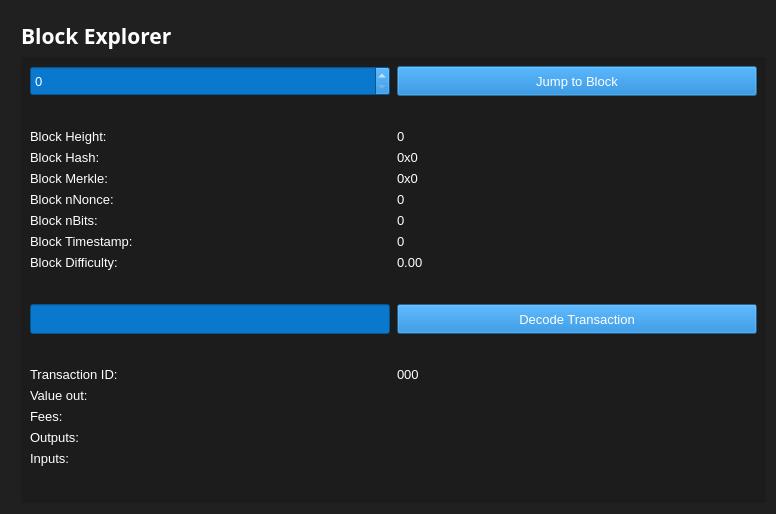
<?xml version="1.0" encoding="UTF-8"?>
<ui version="4.0">
 <class>BlockBrowser</class>
 <widget class="QDialog" name="BlockBrowser">
  <property name="windowModality">
   <enum>Qt::NonModal</enum>
  </property>
  <property name="enabled">
   <bool>true</bool>
  </property>
  <property name="geometry">
   <rect>
    <x>0</x>
    <y>0</y>
    <width>776</width>
    <height>514</height>
   </rect>
  </property>
  <property name="sizePolicy">
   <sizepolicy hsizetype="Expanding" vsizetype="Expanding">
    <horstretch>0</horstretch>
    <verstretch>0</verstretch>
   </sizepolicy>
  </property>
  <property name="minimumSize">
   <size>
    <width>0</width>
    <height>0</height>
   </size>
  </property>
  <property name="acceptDrops">
   <bool>false</bool>
  </property>
  <property name="windowTitle">
   <string>Form</string>
  </property>
  <property name="styleSheet">
   <string notr="true">color: rgb(255, 255, 255);
background-color: rgb(32, 32, 32);</string>
  </property>
  <layout class="QGridLayout">
   <property name="sizeConstraint">
    <enum>QLayout::SetMaximumSize</enum>
   </property>
   <property name="leftMargin">
    <number>21</number>
   </property>
   <property name="topMargin">
    <number>21</number>
   </property>
   <property name="rightMargin">
    <number>10</number>
   </property>
   <item row="1" column="0">
    <widget class="QWidget" name="widget" native="true">
     <property name="sizePolicy">
      <sizepolicy hsizetype="Expanding" vsizetype="Expanding">
       <horstretch>0</horstretch>
       <verstretch>0</verstretch>
      </sizepolicy>
     </property>
     <property name="styleSheet">
      <string notr="true">background: transparent;
background-color: rgb(20, 20, 20, 0.35);
</string>
     </property>
     <layout class="QGridLayout" name="gridLayout01">
      <item row="1" column="0">
       <layout class="QGridLayout" name="gridLayout_3" rowstretch="0,0,0,0,0,0,0,0,0,0,0,0,0,0,0,0,0,0,0,0" columnstretch="0,0">
        <property name="sizeConstraint">
         <enum>QLayout::SetDefaultConstraint</enum>
        </property>
        <property name="horizontalSpacing">
         <number>7</number>
        </property>
        <item row="8" column="0">
         <widget class="QLabel" name="timeLabel">
          <property name="font">
           <font>
            <pointsize>10</pointsize>
           </font>
          </property>
          <property name="styleSheet">
           <string notr="true">background: transparent;
background-color: transparent;</string>
          </property>
          <property name="text">
           <string>Block Timestamp:</string>
          </property>
         </widget>
        </item>
        <item row="18" column="0">
         <widget class="QLabel" name="inputLabel">
          <property name="font">
           <font>
            <pointsize>10</pointsize>
           </font>
          </property>
          <property name="styleSheet">
           <string notr="true">background: transparent;
background-color: transparent;</string>
          </property>
          <property name="text">
           <string>Inputs:</string>
          </property>
          <property name="alignment">
           <set>Qt::AlignLeading|Qt::AlignLeft|Qt::AlignTop</set>
          </property>
         </widget>
        </item>
        <item row="15" column="0">
         <widget class="QLabel" name="valueLabel">
          <property name="font">
           <font>
            <pointsize>10</pointsize>
           </font>
          </property>
          <property name="styleSheet">
           <string notr="true">background: transparent;
background-color: transparent;</string>
          </property>
          <property name="text">
           <string>Value out:</string>
          </property>
         </widget>
        </item>
        <item row="3" column="0">
         <widget class="QLabel" name="heightLabel_2">
          <property name="font">
           <font>
            <pointsize>10</pointsize>
           </font>
          </property>
          <property name="styleSheet">
           <string notr="true">background: transparent;
background-color: transparent;</string>
          </property>
          <property name="text">
           <string>Block Height:</string>
          </property>
         </widget>
        </item>
        <item row="19" column="0">
         <spacer name="verticalSpacer">
          <property name="orientation">
           <enum>Qt::Vertical</enum>
          </property>
          <property name="sizeHint" stdset="0">
           <size>
            <width>20</width>
            <height>40</height>
           </size>
          </property>
         </spacer>
        </item>
        <item row="7" column="1">
         <widget class="QLabel" name="bitsBox">
          <property name="font">
           <font>
            <pointsize>10</pointsize>
           </font>
          </property>
          <property name="styleSheet">
           <string notr="true">background: transparent;
background-color: transparent;</string>
          </property>
          <property name="text">
           <string>0</string>
          </property>
          <property name="textInteractionFlags">
           <set>Qt::LinksAccessibleByMouse|Qt::TextSelectableByMouse</set>
          </property>
         </widget>
        </item>
        <item row="1" column="0">
         <widget class="QSpinBox" name="heightBox">
          <property name="sizePolicy">
           <sizepolicy hsizetype="Preferred" vsizetype="Fixed">
            <horstretch>0</horstretch>
            <verstretch>0</verstretch>
           </sizepolicy>
          </property>
          <property name="minimumSize">
           <size>
            <width>0</width>
            <height>30</height>
           </size>
          </property>
          <property name="font">
           <font>
            <pointsize>10</pointsize>
           </font>
          </property>
          <property name="styleSheet">
           <string notr="true">background-color: rgb(10, 120, 205);</string>
          </property>
          <property name="maximum">
           <number>99999999</number>
          </property>
         </widget>
        </item>
        <item row="3" column="1">
         <widget class="QLabel" name="heightLabel">
          <property name="font">
           <font>
            <pointsize>10</pointsize>
           </font>
          </property>
          <property name="styleSheet">
           <string notr="true">background: transparent;
background-color: transparent;</string>
          </property>
          <property name="text">
           <string>0</string>
          </property>
          <property name="textInteractionFlags">
           <set>Qt::LinksAccessibleByMouse|Qt::TextSelectableByMouse</set>
          </property>
         </widget>
        </item>
        <item row="9" column="0">
         <widget class="QLabel" name="hardLabel">
          <property name="font">
           <font>
            <pointsize>10</pointsize>
           </font>
          </property>
          <property name="styleSheet">
           <string notr="true">background: transparent;
background-color: transparent;</string>
          </property>
          <property name="text">
           <string>Block Difficulty:</string>
          </property>
         </widget>
        </item>
        <item row="9" column="1">
         <widget class="QLabel" name="hardBox">
          <property name="font">
           <font>
            <pointsize>10</pointsize>
           </font>
          </property>
          <property name="styleSheet">
           <string notr="true">background: transparent;
background-color: transparent;</string>
          </property>
          <property name="text">
           <string>0.00</string>
          </property>
          <property name="textInteractionFlags">
           <set>Qt::LinksAccessibleByMouse|Qt::TextSelectableByMouse</set>
          </property>
         </widget>
        </item>
        <item row="14" column="0">
         <widget class="QLabel" name="txLabel">
          <property name="font">
           <font>
            <pointsize>10</pointsize>
           </font>
          </property>
          <property name="styleSheet">
           <string notr="true">background: transparent;
background-color: transparent;</string>
          </property>
          <property name="text">
           <string>Transaction ID:</string>
          </property>
         </widget>
        </item>
        <item row="6" column="1">
         <widget class="QLabel" name="nonceBox">
          <property name="font">
           <font>
            <pointsize>10</pointsize>
           </font>
          </property>
          <property name="styleSheet">
           <string notr="true">background: transparent;
background-color: transparent;</string>
          </property>
          <property name="text">
           <string>0</string>
          </property>
          <property name="textInteractionFlags">
           <set>Qt::LinksAccessibleByMouse|Qt::TextSelectableByMouse</set>
          </property>
         </widget>
        </item>
        <item row="17" column="1">
         <widget class="QLabel" name="outputBox">
          <property name="font">
           <font>
            <pointsize>10</pointsize>
           </font>
          </property>
          <property name="styleSheet">
           <string notr="true">background: transparent;
background-color: transparent;</string>
          </property>
          <property name="text">
           <string/>
          </property>
          <property name="alignment">
           <set>Qt::AlignLeading|Qt::AlignLeft|Qt::AlignTop</set>
          </property>
          <property name="textInteractionFlags">
           <set>Qt::LinksAccessibleByMouse|Qt::TextSelectableByMouse</set>
          </property>
         </widget>
        </item>
        <item row="4" column="1">
         <widget class="QLabel" name="hashBox">
          <property name="enabled">
           <bool>true</bool>
          </property>
          <property name="sizePolicy">
           <sizepolicy hsizetype="Preferred" vsizetype="Preferred">
            <horstretch>0</horstretch>
            <verstretch>0</verstretch>
           </sizepolicy>
          </property>
          <property name="minimumSize">
           <size>
            <width>0</width>
            <height>0</height>
           </size>
          </property>
          <property name="font">
           <font>
            <pointsize>10</pointsize>
           </font>
          </property>
          <property name="styleSheet">
           <string notr="true">background: transparent;
background-color: transparent;</string>
          </property>
          <property name="text">
           <string>0x0</string>
          </property>
          <property name="textInteractionFlags">
           <set>Qt::LinksAccessibleByMouse|Qt::TextSelectableByMouse</set>
          </property>
         </widget>
        </item>
        <item row="7" column="0">
         <widget class="QLabel" name="bitsLabel">
          <property name="font">
           <font>
            <pointsize>10</pointsize>
           </font>
          </property>
          <property name="styleSheet">
           <string notr="true">background: transparent;
background-color: transparent;</string>
          </property>
          <property name="text">
           <string>Block nBits:</string>
          </property>
         </widget>
        </item>
        <item row="5" column="0">
         <widget class="QLabel" name="merkleLabel">
          <property name="font">
           <font>
            <pointsize>10</pointsize>
           </font>
          </property>
          <property name="styleSheet">
           <string notr="true">background: transparent;
background-color: transparent;</string>
          </property>
          <property name="text">
           <string>Block Merkle:</string>
          </property>
         </widget>
        </item>
        <item row="5" column="1">
         <widget class="QLabel" name="merkleBox">
          <property name="minimumSize">
           <size>
            <width>187</width>
            <height>0</height>
           </size>
          </property>
          <property name="font">
           <font>
            <pointsize>10</pointsize>
           </font>
          </property>
          <property name="styleSheet">
           <string notr="true">background: transparent;
background-color: transparent;</string>
          </property>
          <property name="text">
           <string>0x0</string>
          </property>
          <property name="textInteractionFlags">
           <set>Qt::LinksAccessibleByMouse|Qt::TextSelectableByMouse</set>
          </property>
         </widget>
        </item>
        <item row="18" column="1">
         <widget class="QLabel" name="inputBox">
          <property name="font">
           <font>
            <pointsize>10</pointsize>
           </font>
          </property>
          <property name="styleSheet">
           <string notr="true">background: transparent;
background-color: transparent;</string>
          </property>
          <property name="text">
           <string/>
          </property>
          <property name="alignment">
           <set>Qt::AlignLeading|Qt::AlignLeft|Qt::AlignTop</set>
          </property>
          <property name="textInteractionFlags">
           <set>Qt::LinksAccessibleByMouse|Qt::TextSelectableByMouse</set>
          </property>
         </widget>
        </item>
        <item row="16" column="1">
         <widget class="QLabel" name="feesBox">
          <property name="font">
           <font>
            <pointsize>10</pointsize>
           </font>
          </property>
          <property name="styleSheet">
           <string notr="true">background: transparent;
background-color: transparent;</string>
          </property>
          <property name="text">
           <string/>
          </property>
          <property name="textInteractionFlags">
           <set>Qt::LinksAccessibleByMouse|Qt::TextSelectableByMouse</set>
          </property>
         </widget>
        </item>
        <item row="6" column="0">
         <widget class="QLabel" name="nonceLabel">
          <property name="font">
           <font>
            <pointsize>10</pointsize>
           </font>
          </property>
          <property name="styleSheet">
           <string notr="true">background: transparent;
background-color: transparent;</string>
          </property>
          <property name="text">
           <string>Block nNonce:</string>
          </property>
         </widget>
        </item>
        <item row="12" column="0">
         <widget class="QLineEdit" name="txBox">
          <property name="sizePolicy">
           <sizepolicy hsizetype="Preferred" vsizetype="Fixed">
            <horstretch>0</horstretch>
            <verstretch>0</verstretch>
           </sizepolicy>
          </property>
          <property name="minimumSize">
           <size>
            <width>0</width>
            <height>30</height>
           </size>
          </property>
          <property name="font">
           <font>
            <pointsize>10</pointsize>
           </font>
          </property>
          <property name="styleSheet">
           <string notr="true">background-color: rgb(10, 120, 205);</string>
          </property>
          <property name="inputMask">
           <string comment="Transaction id" extracomment="Transaction id"/>
          </property>
          <property name="placeholderText">
           <string comment="Transaction ID" extracomment="Transaction ID"/>
          </property>
         </widget>
        </item>
        <item row="11" column="0">
         <spacer name="verticalSpacer_2">
          <property name="orientation">
           <enum>Qt::Vertical</enum>
          </property>
          <property name="sizeHint" stdset="0">
           <size>
            <width>20</width>
            <height>40</height>
           </size>
          </property>
         </spacer>
        </item>
        <item row="4" column="0">
         <widget class="QLabel" name="hashLabel">
          <property name="font">
           <font>
            <pointsize>10</pointsize>
           </font>
          </property>
          <property name="styleSheet">
           <string notr="true">background: transparent;
background-color: transparent;</string>
          </property>
          <property name="text">
           <string>Block Hash:</string>
          </property>
         </widget>
        </item>
        <item row="15" column="1">
         <widget class="QLabel" name="valueBox">
          <property name="font">
           <font>
            <pointsize>10</pointsize>
           </font>
          </property>
          <property name="styleSheet">
           <string notr="true">background: transparent;
background-color: transparent;</string>
          </property>
          <property name="text">
           <string/>
          </property>
          <property name="textInteractionFlags">
           <set>Qt::LinksAccessibleByMouse|Qt::TextSelectableByMouse</set>
          </property>
         </widget>
        </item>
        <item row="14" column="1">
         <widget class="QLabel" name="txID">
          <property name="font">
           <font>
            <pointsize>10</pointsize>
           </font>
          </property>
          <property name="styleSheet">
           <string notr="true">background: transparent;
background-color: transparent;</string>
          </property>
          <property name="text">
           <string>000</string>
          </property>
          <property name="textInteractionFlags">
           <set>Qt::LinksAccessibleByMouse|Qt::TextSelectableByMouse</set>
          </property>
         </widget>
        </item>
        <item row="16" column="0">
         <widget class="QLabel" name="feesLabel">
          <property name="font">
           <font>
            <pointsize>10</pointsize>
           </font>
          </property>
          <property name="styleSheet">
           <string notr="true">background: transparent;
background-color: transparent;</string>
          </property>
          <property name="text">
           <string>Fees:</string>
          </property>
         </widget>
        </item>
        <item row="1" column="1">
         <widget class="QPushButton" name="blockButton">
          <property name="minimumSize">
           <size>
            <width>0</width>
            <height>30</height>
           </size>
          </property>
          <property name="font">
           <font>
            <pointsize>10</pointsize>
           </font>
          </property>
          <property name="styleSheet">
           <string notr="true">background-color: rgb(10, 120, 205, 0.4);</string>
          </property>
          <property name="text">
           <string>Jump to Block</string>
          </property>
         </widget>
        </item>
        <item row="17" column="0">
         <widget class="QLabel" name="outputLabel">
          <property name="font">
           <font>
            <pointsize>10</pointsize>
           </font>
          </property>
          <property name="styleSheet">
           <string notr="true">background: transparent;
background-color: transparent;</string>
          </property>
          <property name="text">
           <string>Outputs:</string>
          </property>
          <property name="alignment">
           <set>Qt::AlignLeading|Qt::AlignLeft|Qt::AlignTop</set>
          </property>
         </widget>
        </item>
        <item row="8" column="1">
         <widget class="QLabel" name="timeBox">
          <property name="font">
           <font>
            <pointsize>10</pointsize>
           </font>
          </property>
          <property name="styleSheet">
           <string notr="true">background: transparent;
background-color: transparent;</string>
          </property>
          <property name="text">
           <string>0</string>
          </property>
          <property name="textInteractionFlags">
           <set>Qt::LinksAccessibleByMouse|Qt::TextSelectableByMouse</set>
          </property>
         </widget>
        </item>
        <item row="12" column="1">
         <widget class="QPushButton" name="txButton">
          <property name="minimumSize">
           <size>
            <width>0</width>
            <height>30</height>
           </size>
          </property>
          <property name="font">
           <font>
            <pointsize>10</pointsize>
           </font>
          </property>
          <property name="styleSheet">
           <string notr="true">background-color: rgb(10, 120, 205, 0.4);</string>
          </property>
          <property name="text">
           <string>Decode Transaction</string>
          </property>
         </widget>
        </item>
        <item row="13" column="0">
         <spacer name="verticalSpacer_3">
          <property name="orientation">
           <enum>Qt::Vertical</enum>
          </property>
          <property name="sizeHint" stdset="0">
           <size>
            <width>20</width>
            <height>40</height>
           </size>
          </property>
         </spacer>
        </item>
        <item row="13" column="1">
         <spacer name="verticalSpacer_4">
          <property name="orientation">
           <enum>Qt::Vertical</enum>
          </property>
          <property name="sizeHint" stdset="0">
           <size>
            <width>20</width>
            <height>40</height>
           </size>
          </property>
         </spacer>
        </item>
        <item row="2" column="0">
         <spacer name="verticalSpacer_5">
          <property name="orientation">
           <enum>Qt::Vertical</enum>
          </property>
          <property name="sizeHint" stdset="0">
           <size>
            <width>20</width>
            <height>40</height>
           </size>
          </property>
         </spacer>
        </item>
        <item row="2" column="1">
         <spacer name="verticalSpacer_6">
          <property name="orientation">
           <enum>Qt::Vertical</enum>
          </property>
          <property name="sizeHint" stdset="0">
           <size>
            <width>20</width>
            <height>40</height>
           </size>
          </property>
         </spacer>
        </item>
        <item row="19" column="1">
         <spacer name="verticalSpacer_7">
          <property name="orientation">
           <enum>Qt::Vertical</enum>
          </property>
          <property name="sizeHint" stdset="0">
           <size>
            <width>20</width>
            <height>40</height>
           </size>
          </property>
         </spacer>
        </item>
        <item row="11" column="1">
         <spacer name="verticalSpacer_8">
          <property name="orientation">
           <enum>Qt::Vertical</enum>
          </property>
          <property name="sizeHint" stdset="0">
           <size>
            <width>20</width>
            <height>40</height>
           </size>
          </property>
         </spacer>
        </item>
       </layout>
      </item>
     </layout>
    </widget>
   </item>
   <item row="0" column="0">
    <layout class="QHBoxLayout" name="horizontalLayout_4">
     <property name="spacing">
      <number>7</number>
     </property>
     <item>
      <widget class="QLabel" name="label_5">
       <property name="font">
        <font>
         <family>Open Sans,sans-serif</family>
         <pointsize>16</pointsize>
         <weight>75</weight>
         <bold>true</bold>
        </font>
       </property>
       <property name="styleSheet">
        <string notr="true"/>
       </property>
       <property name="text">
        <string>Block Explorer</string>
       </property>
      </widget>
     </item>
     <item>
      <spacer name="horizontalSpacer_2">
       <property name="orientation">
        <enum>Qt::Horizontal</enum>
       </property>
       <property name="sizeHint" stdset="0">
        <size>
         <width>40</width>
         <height>20</height>
        </size>
       </property>
      </spacer>
     </item>
    </layout>
   </item>
  </layout>
 </widget>
 <resources/>
 <connections/>
</ui>
